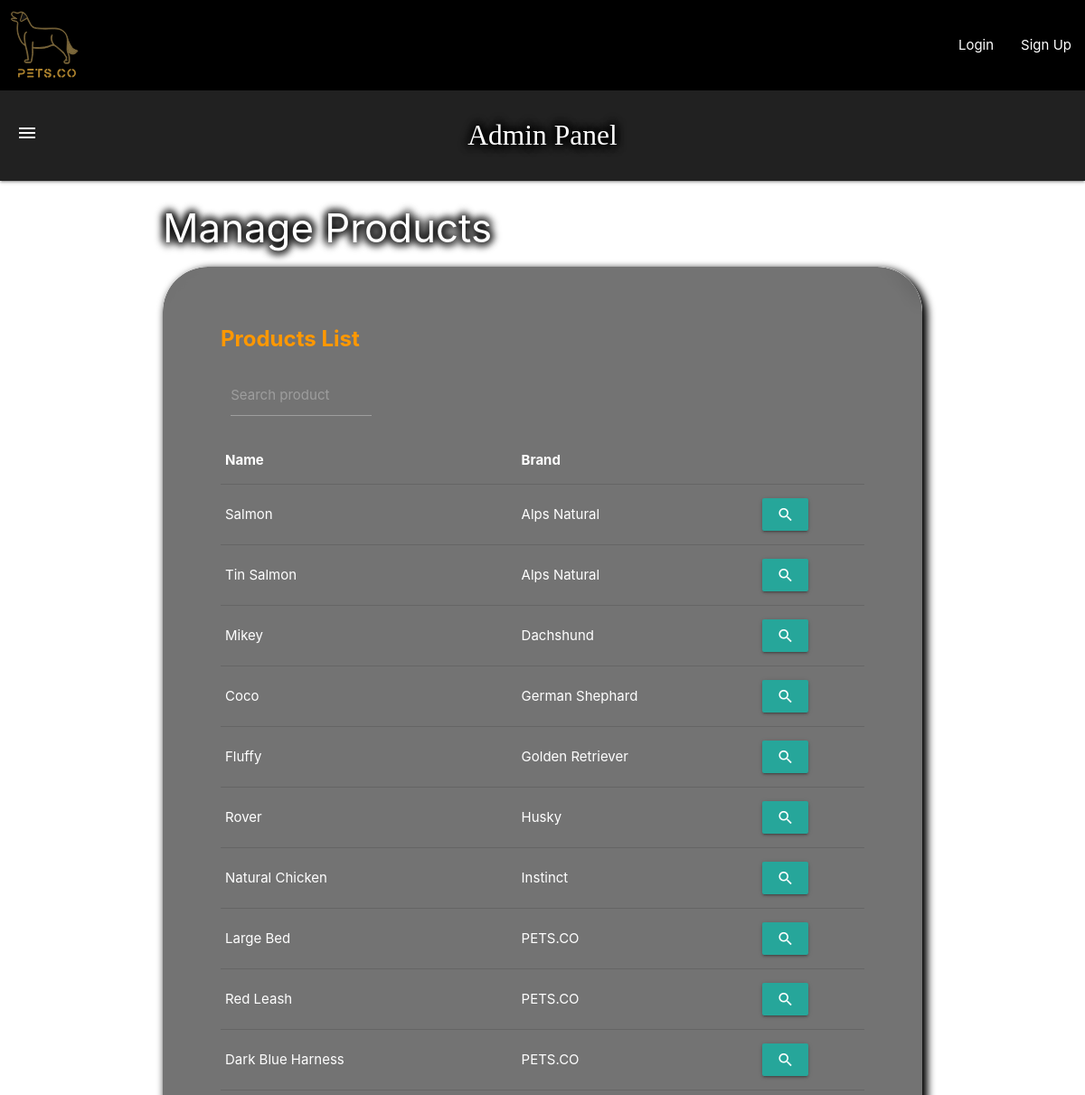
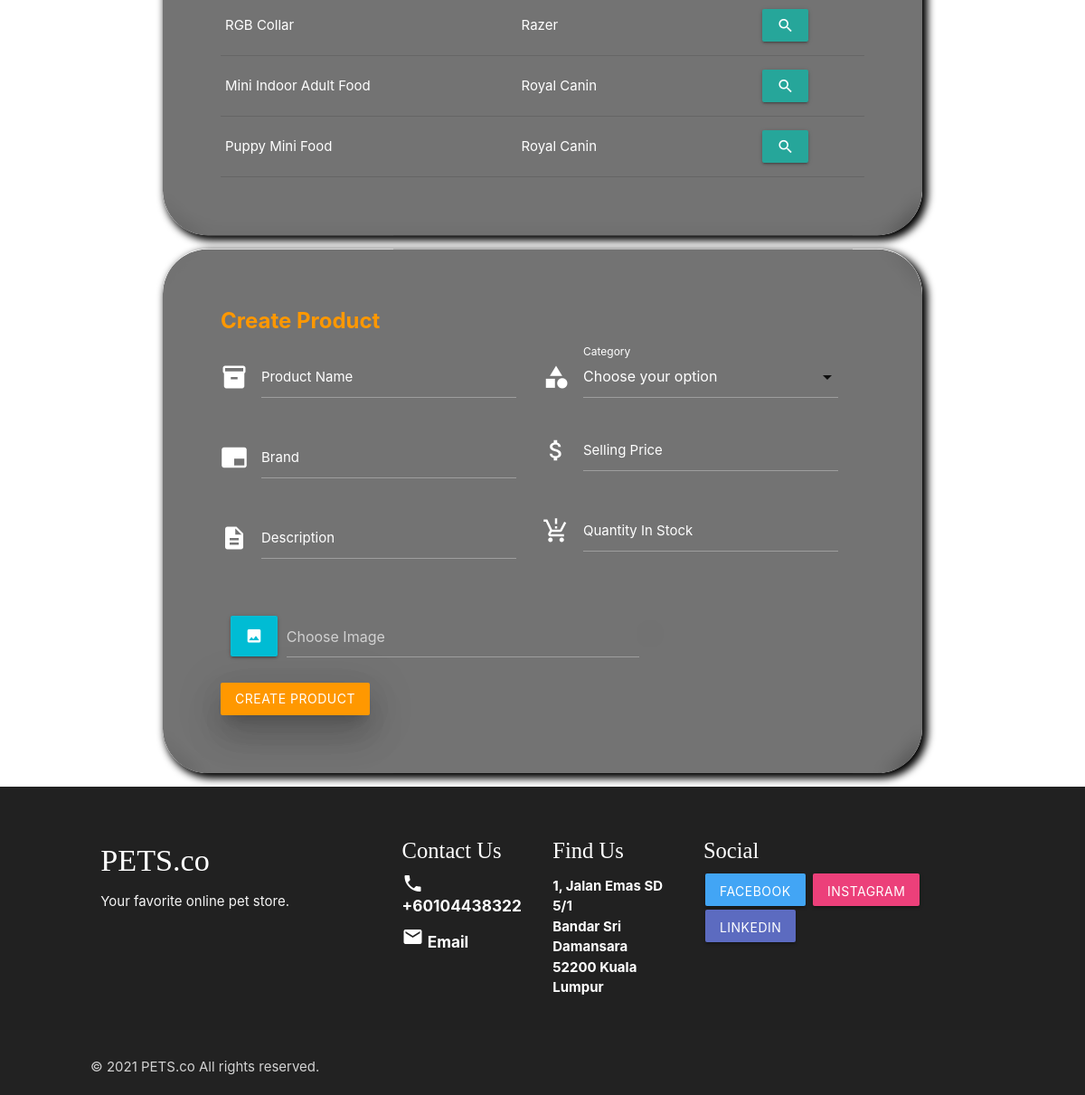
Page /admin_manage_products.php on the committed database (2 pictures, top to bottom).
### tables this page shows
CREATE TABLE `items` (
  `ItemID` int(11) NOT NULL,
  `Name` varchar(64) NOT NULL,
  `Brand` varchar(64) NOT NULL,
  `Description` varchar(512) NOT NULL,
  `Category` int(11) NOT NULL,
  `SellingPrice` float NOT NULL,
  `QuantityInStock` int(11) NOT NULL,
  `Image` varchar(512) NOT NULL
);

### admin_manage_products.php (the view, shortened to what this page needs)
<!DOCTYPE html>
<html lang="en">
</head>
<?php
  require_once "header.php";
  require_once "admin_nav_bar.php";
  include "includes/utils/dbhandler.php";
?>
<div class="container">
  <h3 class="page-title">Manage Products</h3>
  <div class="rounded-card-parent">
    <div class="card rounded-card">
      <div class="card-content black-text">
        <span class="card-title orange-text bold">Products List</span>
        <form action="admin_manage_products.php" method="POST">
          <div class="row" style="margin: 0px;">
          <div class="input-field col s3" style = "color:azure">
              <input name="search_product" type="text" class="validate white-text" maxlength="20">
              <label for="search_product">Search product</label>
            </div>
          </div>
        </form>
        <form action="admin_manage_products.php" method="GET">
          <table class="responsive-table">
            <thead class="text-primary">
              <tr><th>Name</th><th>Brand</th><th></th></tr>
            </thead>
            <tbody>
              <?php
                if (!isset($searchProduct) || EmptyInputSelectProduct($searchProduct))
                {
                  $sql = "SELECT ItemID, Name, Brand FROM Items ORDER BY Brand LIMIT 20";
                  $result = $conn->query($sql) or die ($conn->error);
                  while ($row = mysqli_fetch_assoc($result))
                  {
                    $itemID = $row["ItemID"];
                    $name = $row["Name"];
                    $brand = $row["Brand"];
                    echo(
                      "<tr>
                        <td class='white-text'>$name</td>
                        <td class='white-text'>$brand</td>
                        <td>
                          <button name='inspect_product' value='$itemID' class='btn'>
                            <i class='material-icons'>search</i>
                          </button>
                        </td>
                      </tr>"
                    );
                  }
                }
                ?>
            </tbody>
          </table>
        </form>
      </div>
    </div>
  </div>
  <div class="rounded-card-parent">
    <div class="card rounded-card">
      <div class="card-content">
        <span class="card-title orange-text bold">Create Product</span>
        <form action="admin_manage_products.php" method="POST">
          <div class="row">
            <div class="col s6" style="padding-right: 40px;">
              <div class="row">
                <div class="input-field white-text">
                  <i class="material-icons prefix">inventory_2</i>
                  <input name="name" type="text" class="validate white-text" maxlength="30">
                  <label for="name" class="white-text">Product Name</label>
                </div>
              </div>
              <div class="row">
                <div class="input-field white-text">
                  <i class="material-icons prefix">branding_watermark</i>
                  <input name="brand" type="text" class="validate white-text" maxlength="20">
                  <label for="brand" class="white-text">Brand</label>
                </div>
              </div>
              <div class="row">
                <div class="input-field white-text">
                  <i class="material-icons prefix">description</i>
                  <input name="description" type="text" class="validate white-text" minlength="5" maxlength="100">
                  <label for="description" class="white-text">Description</label>
                </div>
              </div>
            </div>
            <div class="col s6" style="padding-right: 40px;">
              <div class="row">
                <div class="input-field white-text">
                  <i class="material-icons prefix white-text">category</i>
                  <label class="white-text">Category</label>
                </div>
              </div>
              <div class="row">
                <div class="input-field white-text">
                  <i class="material-icons prefix">attach_money</i>
                  <input name="sellingprice" type="number" step=".01" class="validate white-text" maxlength="30">
                  <label for="sellingprice" class="white-text">Selling Price</label>
                </div>
              </div>
              <div class="row">
                <div class="input-field white-text">
                  <i class="material-icons prefix white-text">production_quantity_limits</i>
                  <input name="quantityinstock" type="number" class="validate white-text" maxlength="30">
                  <label for="quantityinstock" class="white-text">Quantity In Stock</label>
                </div>
              </div>
            </div>
          </div>
          <div class="row">
            <div class="file-field col s8">
              <a class="waves-effect waves-light btn cyan">
                <i class="material-icons prefix">image</i>
              </a>
              <div class="file-path-wrapper">
                <input name="image" class="file-path validate white-text" type="text"
                  placeholder="Choose Image" onchange="update_image(this)">
              </div>
            </div>
          </div>
          <input class="btn orange btn-block z-depth-5" type="submit" name="submit_product" value="Create Product">
        </form>
      </div>
    </div>
  </div>
</div>
<?php include "footer.php"; ?>

### static/css/base.css (style rules this page uses)
html { height: 100%; background-repeat: no-repeat; }
body { height: 100%; animation-name: backgroundColorPalette; background-blend-mode: luminosity; animation-duration: 5s; animation-iteration-count: infinite; animation-direction: alternate; animation-timing-function: linear; }
body::before { background: url('admin_background.jpg'); background-repeat: no-repeat; background-size: cover; background-attachment: fixed; filter: grayscale(); }
thead { border-bottom: 1.5px solid cyan; }
.page-title { color: white; text-shadow: black 4px 0px 8px, black -4px 0px 8px, black 0px 4px 8px, black 0px -4px 8px; }

### static/css/cards.css (style rules this page uses)
.rounded-card-parent { box-shadow: black 4px 4px 8px 2px; border-radius: 50px; transition: 0.3s cubic-bezier(0.8, 0, 0.2, 1); }
.rounded-card { color: white; padding: 40px; clip-path: inset(0px 0px round 50px 50px); background-color: rgba(56, 56, 56, 0.7); backdrop-filter: blur(10px); transition: 0.3s cubic-bezier(0.8, 0, 0.2, 1); }

### rows in the picture
items: Name "Salmon", Brand "Alps Natural", $itemID 11 (drawn)
items: Name "Tin Salmon", Brand "Alps Natural", $itemID 12 (drawn)
items: Name "Mikey", Brand "Dachshund", $itemID 8 (drawn)
items: Name "Coco", Brand "German Shephard", $itemID 3 (drawn)
items: Name "Fluffy", Brand "Golden Retriever", $itemID 9 (drawn)
items: Name "Rover", Brand "Husky", $itemID 2 (drawn)
items: Name "Natural Chicken", Brand "Instinct", $itemID 10 (drawn)
items: Name "Large Bed", Brand "PETS.CO", $itemID 6 (drawn)
items: Name "Red Leash", Brand "PETS.CO", $itemID 13 (drawn)
items: Name "Dark Blue Harness", Brand "PETS.CO", $itemID 14 (drawn)
items: Name "RGB Collar", Brand "Razer", $itemID 7 (drawn)
items: Name "Mini Indoor Adult Food", Brand "Royal Canin", $itemID 4 (drawn)
items: Name "Puppy Mini Food", Brand "Royal Canin", $itemID 5 (drawn)
